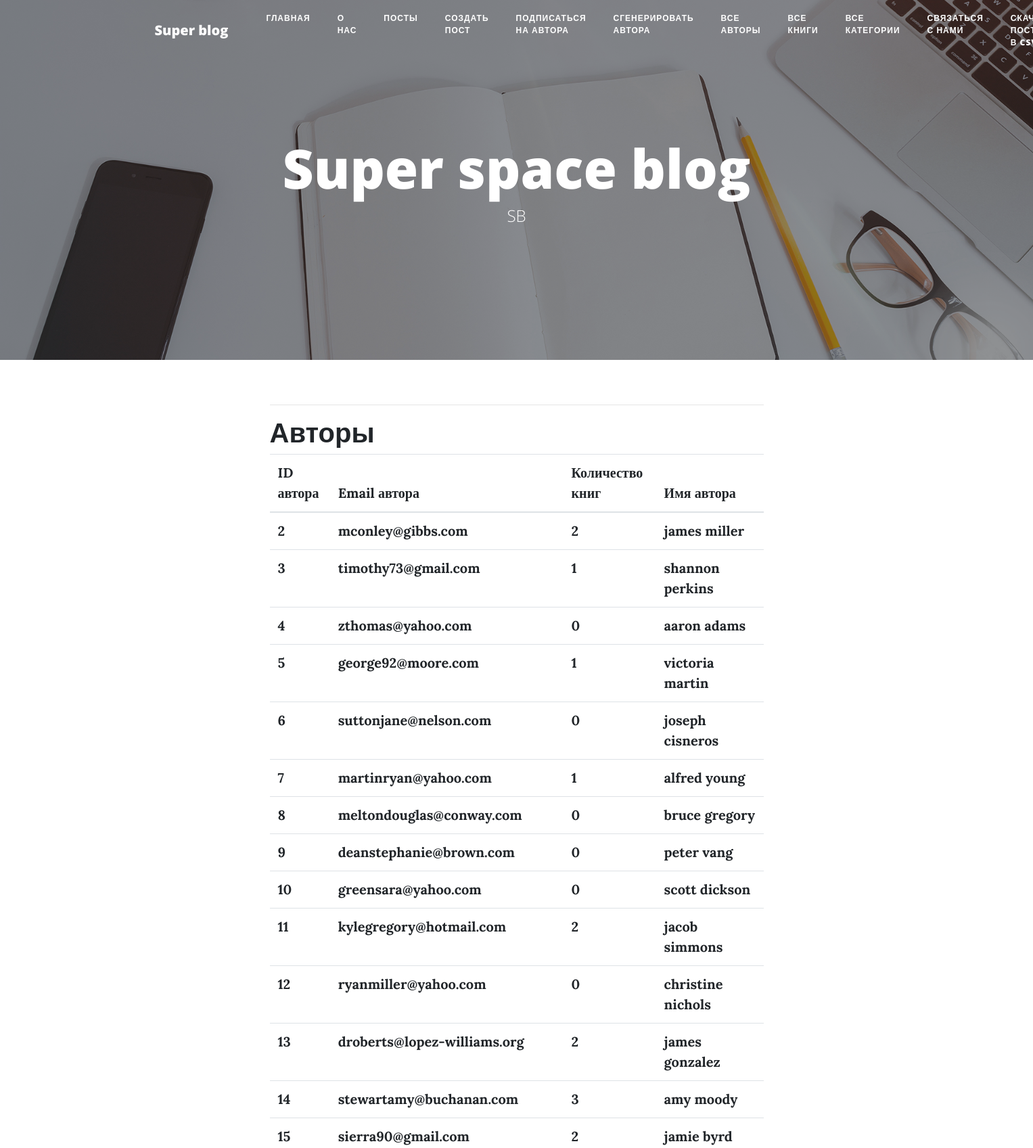
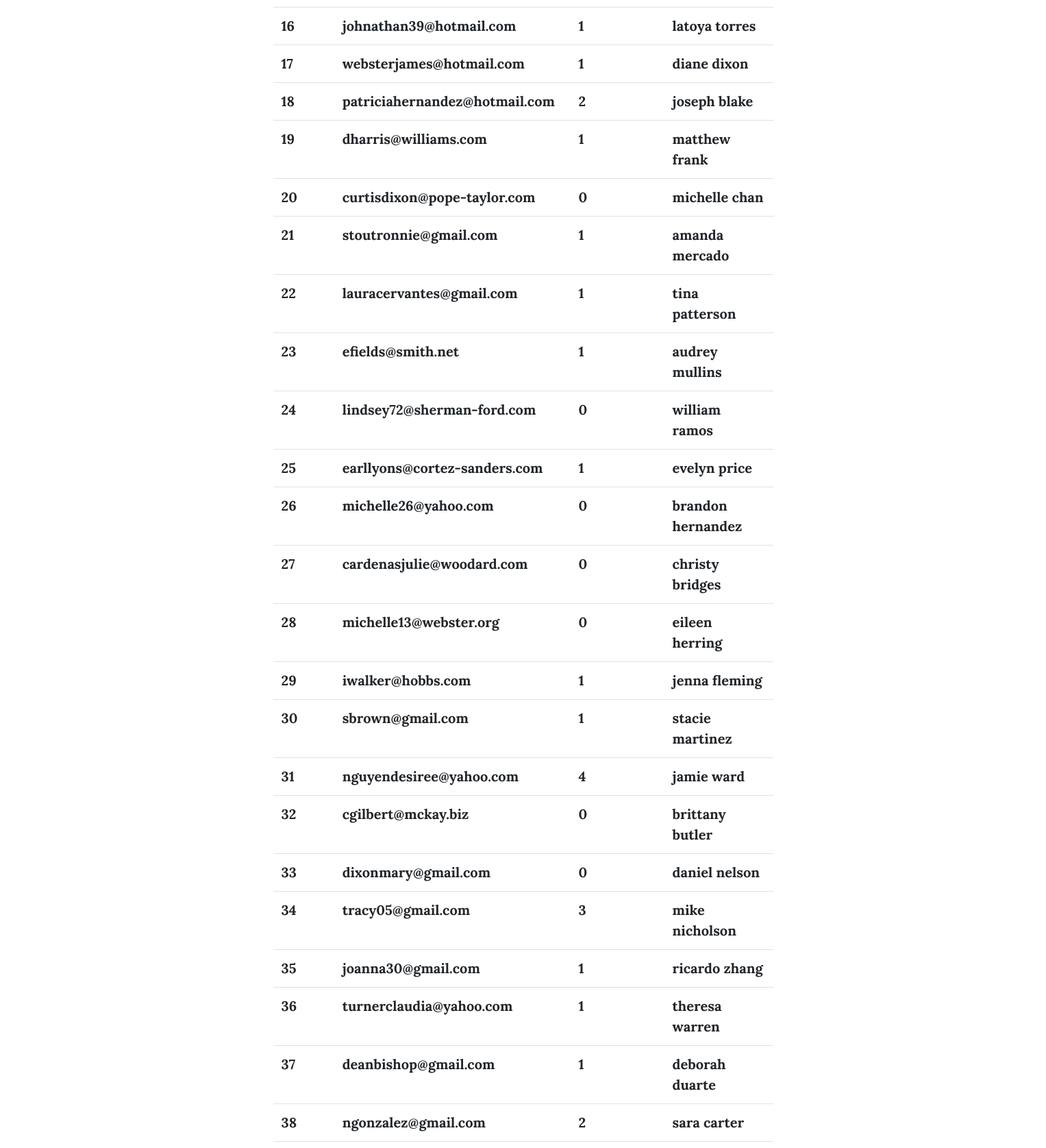
Page /authors/all/ (upper part) on the committed database (2 pictures, top to bottom).
### main/models.py (models this page shows, shortened)
class Author(models.Model):
    class Meta:
        db_table = "tb_users"
        verbose_name_plural = "Авторы"
        verbose_name = "Автор"
    name = models.CharField("Имя автора", max_length=90)
    last_name = models.CharField("Фамилия автора", max_length=90, blank=True)
    email = models.EmailField("Почта автора", max_length=80)
    age = models.IntegerField(default=0)
    """Setup name and email fields types and lengths."""

### main/views.py (the view)
# urls.py: path('authors/all/', cache.cache_page(30)(views.authors_all), name='authors_all'),
def authors_all(request):
    allauthors = Author.objects.all().prefetch_related("books")
    context = {"title": "Авторы", "authors": allauthors}
    return render(request, "main/authors_all.html", context)

### main/templates/main/authors_all.html (shortened to what this page needs)
{% extends "main/base.html" %}
{% block  content %}
    <h1>{{ title }}</h1>
    <div class="payload">
        <table class="table table-hover">
            <thead>
            <tr>
                <th scope="col"><span>ID автора</span></th>
                <th scope="col"><span>Email автора</th>
                <th scope="col"><span>Количество книг</th>
                <th scope="col"><span>Имя автора</th>
            </tr>
            </thead>
            <tbody>
            {% for author in authors %}
                <tr>
                    <th scope="row"><span>{{ author.id }}</span></th>
                    <th scope="row"><span>{{ author.email }}</span></th>
                    <th scope="row"><span>{{ author.books.count }}</span></th>
                    <th scope="row"><span>{{ author.name }}</span></th>
                </tr>
            {% endfor %}
            </tbody>
        </table>
    </div>
{% endblock %}

### rows in the picture
Author: id "2", email "mconley@gibbs.com", books.count "2", name "james miller"
Author: id "3", email "timothy73@gmail.com", books.count "1", name "shannon perkins"
Author: id "4", email "zthomas@yahoo.com", books.count "0", name "aaron adams"
Author: id "5", email "george92@moore.com", books.count "1", name "victoria martin"
Author: id "6", email "suttonjane@nelson.com", books.count "0", name "joseph cisneros"
Author: id "7", email "martinryan@yahoo.com", books.count "1", name "alfred young"
Author: id "8", email "meltondouglas@conway.com", books.count "0", name "bruce gregory"
Author: id "9", email "deanstephanie@brown.com", books.count "0", name "peter vang"
Author: id "10", email "greensara@yahoo.com", books.count "0", name "scott dickson"
Author: id "11", email "kylegregory@hotmail.com", books.count "2", name "jacob simmons"
Author: id "12", email "ryanmiller@yahoo.com", books.count "0", name "christine nichols"
Author: id "13", email "droberts@lopez-williams.org", books.count "2", name "james gonzalez"
Author: id "14", email "stewartamy@buchanan.com", books.count "3", name "amy moody"
Author: id "15", email "sierra90@gmail.com", books.count "2", name "jamie byrd"
Author: id "16", email "johnathan39@hotmail.com", books.count "1", name "latoya torres"
Author: id "17", email "websterjames@hotmail.com", books.count "1", name "diane dixon"
Author: id "18", email "patriciahernandez@hotmail.com", books.count "2", name "joseph blake"
Author: id "19", email "dharris@williams.com", books.count "1", name "matthew frank"
Author: id "20", email "curtisdixon@pope-taylor.com", books.count "0", name "michelle chan"
Author: id "21", email "stoutronnie@gmail.com", books.count "1", name "amanda mercado"
Author: id "22", email "lauracervantes@gmail.com", books.count "1", name "tina patterson"
Author: id "23", email "efields@smith.net", books.count "1", name "audrey mullins"
Author: id "24", email "lindsey72@sherman-ford.com", books.count "0", name "william ramos"
Author: id "25", email "earllyons@cortez-sanders.com", books.count "1", name "evelyn price"
Author: id "26", email "michelle26@yahoo.com", books.count "0", name "brandon hernandez"
Author: id "27", email "cardenasjulie@woodard.com", books.count "0", name "christy bridges"
Author: id "28", email "michelle13@webster.org", books.count "0", name "eileen herring"
Author: id "29", email "iwalker@hobbs.com", books.count "1", name "jenna fleming"
Author: id "30", email "sbrown@gmail.com", books.count "1", name "stacie martinez"
Author: id "31", email "nguyendesiree@yahoo.com", books.count "4", name "jamie ward"
Author: id "32", email "cgilbert@mckay.biz", books.count "0", name "brittany butler"
Author: id "33", email "dixonmary@gmail.com", books.count "0", name "daniel nelson"
Author: id "34", email "tracy05@gmail.com", books.count "3", name "mike nicholson"
Author: id "35", email "joanna30@gmail.com", books.count "1", name "ricardo zhang"
Author: id "36", email "turnerclaudia@yahoo.com", books.count "1", name "theresa warren"
Author: id "37", email "deanbishop@gmail.com", books.count "1", name "deborah duarte"
Author: id "38", email "ngonzalez@gmail.com", books.count "2", name "sara carter"

### other values in the picture
{{ title }} "Авторы"
